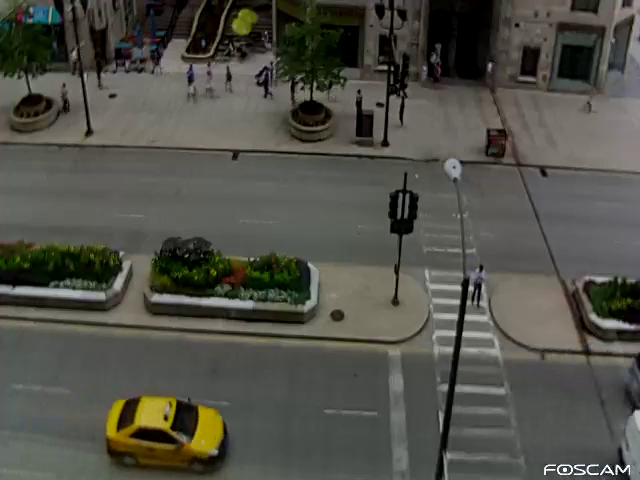
#> input picture frame 89 of flow.mp4, 640 x 480 px
$ python camshift_simp.py
#> lines starting #> are read from the running program, lines starting #| are printed output that depends on the picture; after the words box and inside, x2 and y2 are one past the last pixel; in counts of white or black regions, pixels touching at a corner belong together
import numpy as np
import cv2

cap = cv2.VideoCapture('flow.mp4')

ret, frame = cap.read()
#> frame is the input picture: shape (480, 640, 3); mean B, G, R 72.1, 80.1, 80.5

r, h, c, w = 330, 30, 70, 30
#r, h, c, w = 250, 20, 250, 10
track_window = (c, r, w, h)

roi = frame[r: r + h, c: c + w]
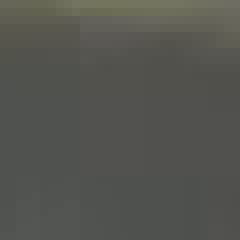
#> roi: shape (30, 30, 3) (shown 8 times larger); mean B, G, R 79.8, 84.9, 84.3
hsv_roi = cv2.cvtColor(roi, cv2.COLOR_BGR2HSV)
#> hsv_roi: shape (30, 30, 3); mean H, S, V 37, 15, 85.1
mask = cv2.inRange(hsv_roi, np.array((0., 60., 32.)), np.array((180., 255., 255.)))
#> mask: shape (30, 30); every value is 0
roi_hist = cv2.calcHist([hsv_roi], [0], mask, [180], [0, 180])
#> roi_hist = 180 values from 0 to 0
cv2.normalize(roi_hist, roi_hist, 0, 255, cv2.NORM_MINMAX)

term_crit = (cv2.TERM_CRITERIA_EPS | cv2.TERM_CRITERIA_COUNT, 10, 1)
while(1):
	ret, frame = cap.read()
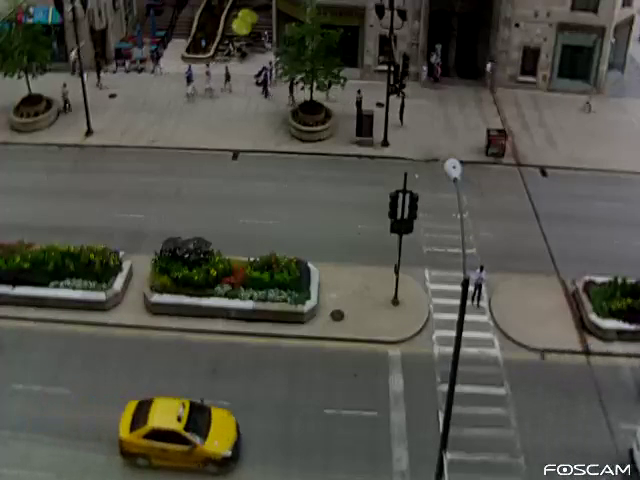
#> input picture frame 90 of flow.mp4, 640 x 480 px
#> frame is the input picture: shape (480, 640, 3); mean B, G, R 72.1, 80.1, 80.5

	if ret == True:
		hsv = cv2.cvtColor(frame, cv2.COLOR_BGR2HSV)
#> hsv: shape (480, 640, 3); mean H, S, V 40.1, 49, 82.6
		dst = cv2.calcBackProject([hsv], [0], roi_hist, [0, 180], 1)
#> dst: shape (480, 640); every value is 0

		ret, track_window = cv2.CamShift(dst, track_window, term_crit)
#> ret = ((0, 0), (0, 0), 0); track_window = (60, 320, 50, 50)

		cv2.ellipse(frame, ret, (0, 0, 255), 2)
#> frame: shape (480, 640, 3); under 0.01% of pixels changed, all inside (x1, y1, x2, y2) = (0, 0, 2, 2)
		cv2.rectangle(frame, (c, r), (c + w, r + h), (255, 0, 0), 1)
#> frame: shape (480, 640, 3); mean B, G, R 72.1, 80, 80.4
		cv2.imshow('img2', frame)

		k = cv2.waitKey(60) * 0xff
#> (key Esc is pressed here)
		if k == 27:
			break
	else:
		break
cv2.destroyAllWindows()
cap.release()

$ run again, starting later in the video
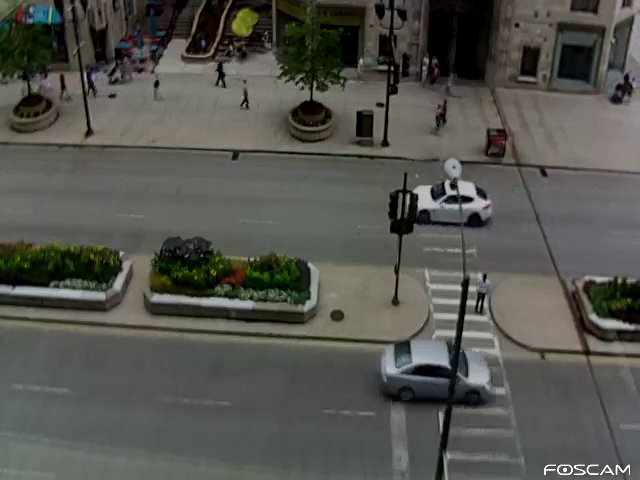
#> input picture frame 403 of flow.mp4, 640 x 480 px
#> frame is the input picture: shape (480, 640, 3); mean B, G, R 78.4, 84.3, 83.9
#> hsv_roi: shape (30, 30, 3); mean H, S, V 43.9, 13.7, 89.6
#> mask: shape (30, 30); every value is 0
#> roi_hist = 180 values from 0 to 0
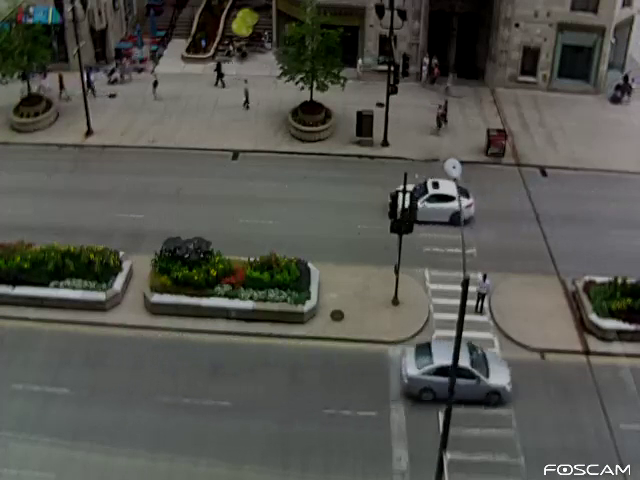
#> input picture frame 404 of flow.mp4, 640 x 480 px
#> frame is the input picture: shape (480, 640, 3); mean B, G, R 78.4, 84.3, 83.9
#> hsv: shape (480, 640, 3); mean H, S, V 46.6, 42.5, 86.6
#> dst: shape (480, 640); every value is 0
#> ret = ((0, 0), (0, 0), 0); track_window = (60, 320, 50, 50)
